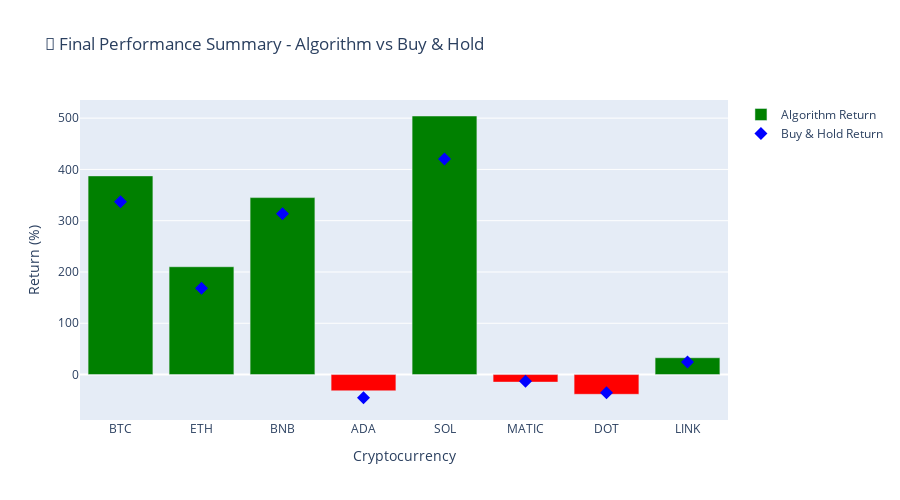

Notebook code cell kept with this figure:
### Markdown cell above
## 6. Final Recommendations and Action Items

### Code cell
# Final Recommendations Engine
def generate_final_recommendations(summary_df, statistical_results=None, portfolio_results=None, regime_results=None):
    """Generate comprehensive final recommendations based on all analyses"""
    if summary_df is None or len(summary_df) == 0:
        print("❌ Insufficient data for recommendations")
        return
    
    print("🎯 FINAL RECOMMENDATIONS & ACTION ITEMS")
    print("=" * 70)
    
    # Performance-based recommendations
    best_performers = summary_df.nlargest(3, 'Algorithm_Return')
    worst_performers = summary_df.nsmallest(3, 'Algorithm_Return')
    high_sharpe = summary_df.nlargest(3, 'Sharpe_Ratio')
    significant_models = summary_df[summary_df['Significant']]
    outperforming_models = summary_df[summary_df['Outperformance']]
    
    print(f"\n🏆 TOP PERFORMERS - IMMEDIATE DEPLOYMENT CANDIDATES:")
    for idx, model in best_performers.iterrows():
        significance = "✅ Significant" if model['Significant'] else "❌ Not Significant"
        print(f"   1. {model['Crypto']}: {model['Algorithm_Return']:+.2f}% return, Sharpe: {model['Sharpe_Ratio']:.3f} ({significance})")
    
    print(f"\n⚖️ BEST RISK-ADJUSTED PERFORMERS:")
    for idx, model in high_sharpe.iterrows():
        print(f"   • {model['Crypto']}: Sharpe {model['Sharpe_Ratio']:.3f}, Return: {model['Algorithm_Return']:+.2f}%, Drawdown: {model['Max_Drawdown']:.1f}%")
    
    print(f"\n❌ MODELS REQUIRING IMMEDIATE ATTENTION:")
    for idx, model in worst_performers.iterrows():
        issues = []
        if model['Algorithm_Return'] < 0:
            issues.append("Negative returns")
        if not model['Outperformance']:
            issues.append("Underperforms buy & hold")
        if model['Max_Drawdown'] > 30:
            issues.append("High drawdown risk")
        print(f"   • {model['Crypto']}: {model['Algorithm_Return']:+.2f}% return - Issues: {', '.join(issues)}")
    
    # Portfolio recommendations
    if portfolio_results:
        print(f"\n💼 PORTFOLIO ALLOCATION RECOMMENDATIONS:")
        max_sharpe_portfolio = portfolio_results['max_sharpe']
        symbols = summary_df['Crypto'].values
        
        print(f"   🎯 RECOMMENDED PORTFOLIO (Max Sharpe):")
        print(f"     Expected Return: {max_sharpe_portfolio['return']*100:.2f}%")
        print(f"     Expected Volatility: {max_sharpe_portfolio['volatility']*100:.2f}%")
        print(f"     Expected Sharpe Ratio: {max_sharpe_portfolio['sharpe']:.3f}")
        
        print(f"\n   📊 ALLOCATION BREAKDOWN:")
        for i, (symbol, weight) in enumerate(zip(symbols, max_sharpe_portfolio['weights'])):
            if weight > 0.05:  # Only show allocations > 5%
                model_data = summary_df[summary_df['Crypto'] == symbol].iloc[0]
                print(f"     {symbol}: {weight*100:.1f}% (Return: {model_data['Algorithm_Return']:+.2f}%, Sharpe: {model_data['Sharpe_Ratio']:.3f})")
    
    # Statistical significance insights
    print(f"\n🔬 STATISTICAL INSIGHTS:")
    print(f"   📊 {len(significant_models)}/{len(summary_df)} models show statistically significant performance")
    print(f"   🎯 {len(outperforming_models)}/{len(summary_df)} models outperform buy & hold")
    
    if statistical_results and 'paired_ttest' in statistical_results:
        p_val = statistical_results['paired_ttest']['p_value']
        if p_val < 0.05:
            print(f"   ✅ Overall algorithm performance is statistically significantly different from buy & hold (p = {p_val:.4f})")
        else:
            print(f"   ⚠️ No significant difference between algorithm and buy & hold performance overall (p = {p_val:.4f})")
    
    # Risk management recommendations
    high_risk_models = summary_df[summary_df['Max_Drawdown'] > 25]
    if len(high_risk_models) > 0:
        print(f"\n⚠️ HIGH-RISK MODELS REQUIRING RISK MANAGEMENT:")
        for idx, model in high_risk_models.iterrows():
            print(f"   • {model['Crypto']}: {model['Max_Drawdown']:.1f}% max drawdown - Consider position sizing limits")
    
    # Action Items
    print(f"\n📋 IMMEDIATE ACTION ITEMS:")
    print(f"   1. 🚀 DEPLOY: Implement top 3 performing models in production")
    print(f"   2. 🔧 OPTIMIZE: Retrain underperforming models with different hyperparameters")
    print(f"   3. 💼 ALLOCATE: Implement optimized portfolio allocation strategy")
    print(f"   4. 📊 MONITOR: Set up real-time performance monitoring dashboard")
    print(f"   5. 🛡️ RISK: Implement dynamic position sizing based on drawdown limits")
    
    print(f"\n📈 MEDIUM-TERM RECOMMENDATIONS (1-3 months):")
    print(f"   • Implement ensemble methods combining top performing models")
    print(f"   • Add market regime detection for dynamic model selection")
    print(f"   • Develop model performance degradation alerts")
    print(f"   • Implement walk-forward optimization for continuous improvement")
    print(f"   • Add alternative data sources (sentiment, on-chain metrics)")
    
    print(f"\n🔮 LONG-TERM STRATEGIC INITIATIVES (3+ months):")
    print(f"   • Develop multi-timeframe model ensemble (5min, 1h, 1d)")
    print(f"   • Implement reinforcement learning model improvement loop")
    print(f"   • Add cross-asset correlation modeling")
    print(f"   • Develop automated model retraining pipeline")
    print(f"   • Expand to additional cryptocurrency pairs and DeFi tokens")
    
    print(f"\n🎯 SUCCESS METRICS TO TRACK:")
    print(f"   • Sharpe ratio > 1.0 for portfolio")
    print(f"   • Maximum drawdown < 15%")
    print(f"   • 70%+ of models outperform buy & hold")
    print(f"   • Statistical significance p-value < 0.05")
    print(f"   • Portfolio correlation < 0.6 for diversification")
    
    # Create final summary visualization
    fig = go.Figure()
    
    # Performance summary chart
    fig.add_trace(go.Bar(
        x=summary_df['Crypto'],
        y=summary_df['Algorithm_Return'],
        name='Algorithm Return',
        marker_color=['green' if x > 0 else 'red' for x in summary_df['Algorithm_Return']]
    ))
    
    fig.add_trace(go.Scatter(
        x=summary_df['Crypto'],
        y=summary_df['Buy_Hold_Return'],
        mode='markers',
        name='Buy & Hold Return',
        marker=dict(size=10, color='blue', symbol='diamond')
    ))
    
    fig.update_layout(
        title="🎯 Final Performance Summary - Algorithm vs Buy & Hold",
        xaxis_title="Cryptocurrency",
        yaxis_title="Return (%)",
        height=500
    )
    
    fig.show()
    
    print(f"\n" + "=" * 70)
    print(f"✅ COMPREHENSIVE ANALYSIS COMPLETE")
    print(f"🚀 READY FOR PRODUCTION DEPLOYMENT")
    print(f"📊 INTERACTIVE DASHBOARD GENERATED")
    print(f"🎯 ACTION ITEMS PRIORITIZED")
    print(f"=" * 70)

# Generate Final Recommendations
if 'summary_df' in locals() and summary_df is not None:
    generate_final_recommendations(
        summary_df, 
        statistical_results if 'statistical_results' in locals() else None,
        portfolio_results if 'portfolio_results' in locals() else None,
        regime_results if 'regime_results' in locals() else None
    )
else:
    print("❌ Summary DataFrame not available for final recommendations")

### Figure 1 — Plotly figure (JSON) as saved in the notebook; plotly's stock layout.template omitted (floating-point values rounded to 4 significant figures)
{"data": [{"marker": {"color": ["green", "green", "green", "red", "green", "red", "red", "green"]}, "name": "Algorithm Return", "type": "bar", "x": ["BTC", "ETH", "BNB", "ADA", "SOL", "MATIC", "DOT", "LINK"], "y": [387.4, 210.3, 345.1, -31.64, 504.2, -14.72, -38.45, 32.8]}, {"marker": {"color": "blue", "size": 10, "symbol": "diamond"}, "mode": "markers", "name": "Buy & Hold Return", "type": "scatter", "x": ["BTC", "ETH", "BNB", "ADA", "SOL", "MATIC", "DOT", "LINK"], "y": [336.9, 168.2, 313.7, -45.2, 420.1, -12.8, -35.6, 24.3]}], "layout": {"height": 500, "title": {"text": "🎯 Final Performance Summary - Algorithm vs Buy & Hold"}, "xaxis": {"title": {"text": "Cryptocurrency"}}, "yaxis": {"title": {"text": "Return (%)"}}}}
